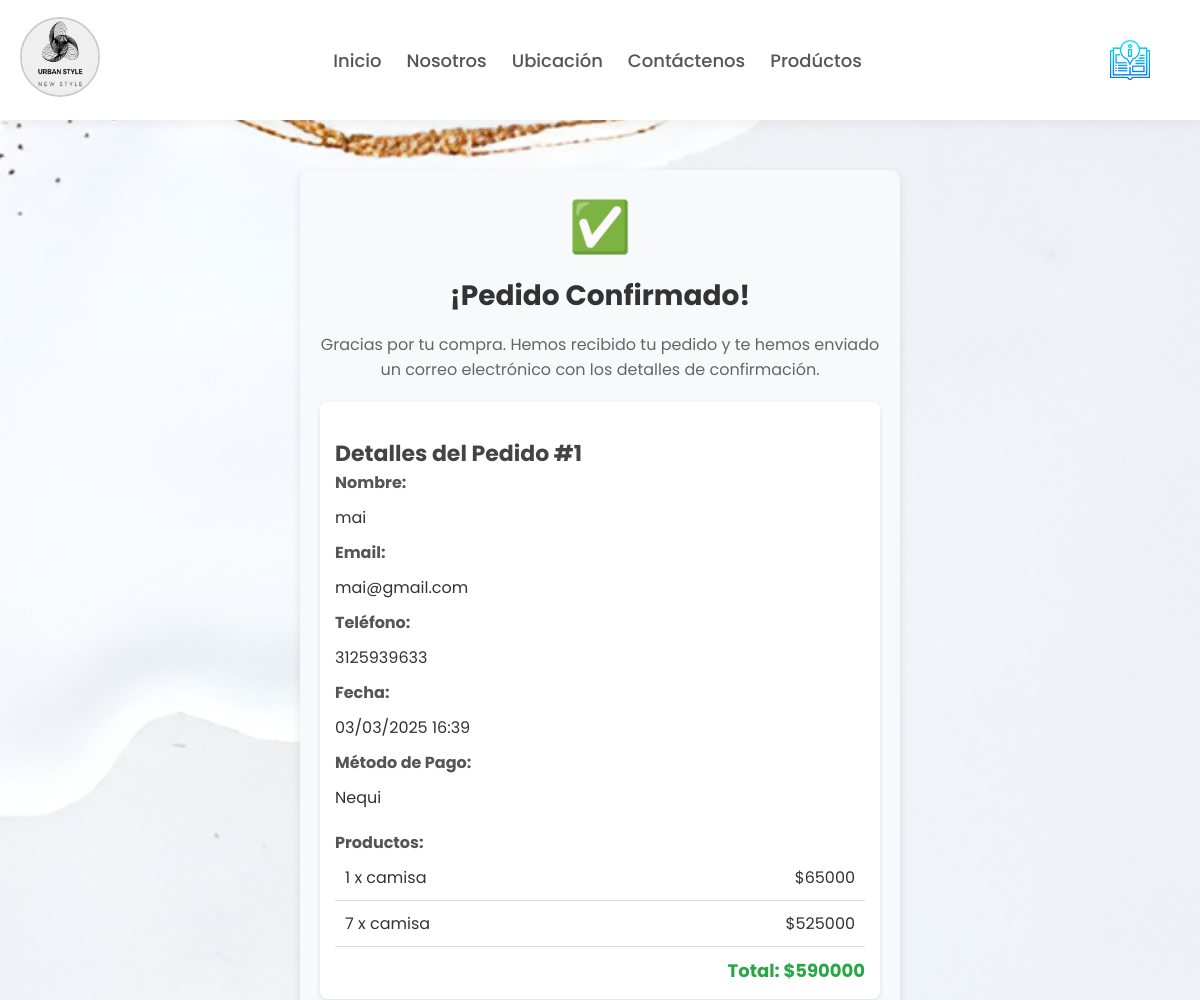
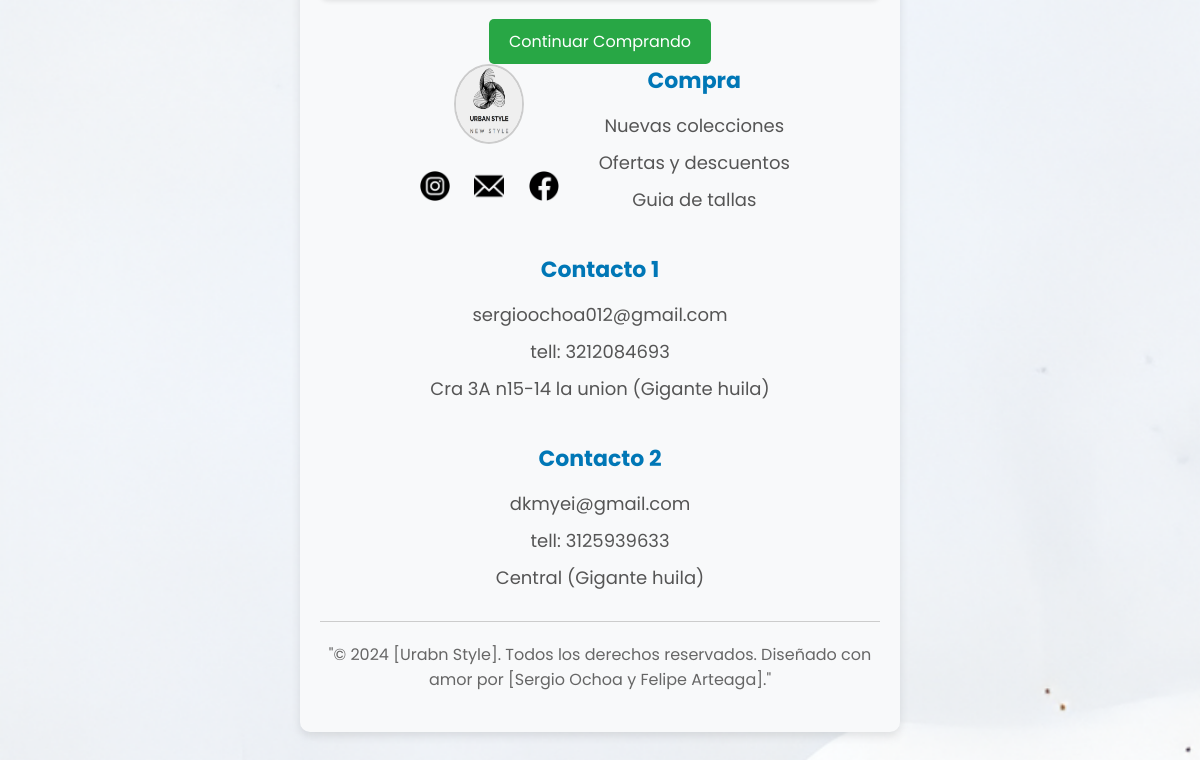
The page /confirmac/1/ on the database its author committed (2 pictures, top to bottom).
### productos/models.py (models this page shows, shortened)
class Orden(models.Model):
    usuario = models.ForeignKey(User, on_delete=models.CASCADE, null=True, blank=True)
    nombre = models.CharField(max_length=200)
    email = models.EmailField()
    telefono = models.CharField(max_length=20)
    sesion_id = models.CharField(max_length=100, null=True, blank=True)
    total = models.DecimalField(max_digits=10, decimal_places=0)
    metodo_pago = models.CharField(
        max_length=20,
        choices=[('nequi', 'Nequi'), ('bancolombia', 'Bancolombia')]
    )
    pagado = models.BooleanField(default=False)
    fecha_creacion = models.DateTimeField(auto_now_add=True)

class OrdenItem(models.Model):
    orden = models.ForeignKey(Orden, related_name='items', on_delete=models.CASCADE)
    producto = models.ForeignKey("Producto", on_delete=models.CASCADE)
    precio = models.DecimalField(max_digits=10, decimal_places=0)
    cantidad = models.IntegerField(default=1)
    def subtotal(self):
        return self.precio * self.cantidad

class Producto(models.Model):
    CATEGORIAS = [
        ('Hombre', 'Hombre'),
        ('Mujer', 'Mujer'),
    ]
    nombre = models.CharField(max_length=200)
    descripcion = models.TextField()
    precio = models.DecimalField(max_digits=10, decimal_places=0)
    foto = models.ImageField(upload_to='productos/')
    fecha_creacion = models.DateField(auto_now_add=True)
    categoria = models.CharField(max_length=10, choices=CATEGORIAS, default='Hombre')  # 👈 Campo de categoría

### productos/views.py (the view)
# urls.py: path('confirmac/<int:orden_id>/', views.confirmacion, name='confirmar'),
def confirmacion(request, orden_id):
    try:
        if request.user.is_authenticated:
            orden = Orden.objects.get(id=orden_id, usuario=request.user)
        else:
            orden = Orden.objects.get(id=orden_id, sesion_id=request.session.session_key)
        items = OrdenItem.objects.filter(orden=orden)
        return render(request, 'confirmacion.html', {
            'orden': orden,
            'items': items
        })
    except Orden.DoesNotExist:
        messages.error(request, "Orden no encontrada")
        return redirect('productos')

### productos/templates/confirmacion.html (shortened to what this page needs)
{% extends 'base.html' %}
{% load static %}
{% block content %}
<link rel="stylesheet" href="{% static 'tienda/confirmacion.css' %}">
<div class="confirmacion-container">
    <div class="confirmacion-icon">✅</div>
    <h1 class="confirmacion-titulo">¡Pedido Confirmado!</h1>
    <div class="confirmacion-mensaje">
        Gracias por tu compra. Hemos recibido tu pedido y te hemos enviado un correo electrónico con los detalles de confirmación.
    </div>
    <div class="confirmacion-detalles">
        <h2 class="resumen-titulo">Detalles del Pedido #{{ orden.id }}</h2>
        <div class="confirmacion-datos">
            <div>
                <div class="datos-titulo">Nombre:</div>
                <div>{{ orden.nombre }}</div>
            </div>
            <div>
                <div class="datos-titulo">Email:</div>
                <div>{{ orden.email }}</div>
            </div>
            <div>
                <div class="datos-titulo">Teléfono:</div>
                <div>{{ orden.telefono }}</div>
            </div>
            <div>
                <div class="datos-titulo">Fecha:</div>
                <div>{{ orden.fecha_creacion|date:"d/m/Y H:i" }}</div>
            </div>
            <div>
                <div class="datos-titulo">Método de Pago:</div>
                <div>{{ orden.get_metodo_pago_display }}</div>
            </div>
        </div>
        <div class="confirmacion-items">
            <div class="datos-titulo">Productos:</div>
            {% for item in items %}
            <div class="confirmacion-item">
                <div>{{ item.cantidad }} x {{ item.producto.nombre }}</div>
                <div>${{ item.subtotal }}</div>
            </div>
            {% endfor %}
            <div class="confirmacion-total">
                Total: ${{ orden.total }}
            </div>
        </div>
    </div>
    <div class="confirmacion-acciones">
        <a href="{% url 'productos' %}" class="btn btn-success">
            Continuar Comprando
        </a>
    </div>
    <div class="confirmacion-acc
{% endblock %}

### productos/templates/base.html (shortened to what this page needs)
{% load static %}
<!DOCTYPE html>
<html lang="es">
<head>
    <link href="https://cdnjs.cloudflare.com/ajax/libs/font-awesome/6.0.0/css/all.min.css" rel="stylesheet">
    <link rel="stylesheet" href="https://cdnjs.cloudflare.com/ajax/libs/font-awesome/6.5.2/css/all.min.css">
    <link rel="stylesheet" href="{% static 'tienda/base.css' %}">
</head>
<body>
    <header class="header">
        <div class="menu container">
            <div class="log">
                <a href="{% url 'index' %}" class="logo">
                    <img src="{% static 'images/logoyei8a.jpeg' %}" alt="Logo"></a>
            </div>
            <div class="todo">
                <div class="men">
                    <nav class="navbar">
                        <ul>
                            {% if not user.is_authenticated %}
                                <li><a href="{% url 'index' %}">Inicio</a></li>
                            {% endif %}
                            <li><a href="{% url 'nosotros' %}">Nosotros</a></li>
                            <li><a href="{% url 'mapanoti' %}">Ubicación</a></li>
                            <li><a href="{% url 'contactenos' %}">Contáctenos</a></li>
                            <li><a href="{% url 'productos' %}">Prodúctos</a></li>
                        </ul>
                    </nav>
                </div>
            </div>
            <div class="iconos">
                <a href="{% url 'manual' %}" class="icono-manual">
                    <img src="{% static 'images/manu.png' %}" alt="Manual de usuario">
                </a>
    </header>
    <main>
        {% block content %}{% endblock %}
    </main>
    <footer class="footer">
        <div class="containerf">
             <div class="footer-links">
                <div class="link-img">
                    <a href="{% url 'index' %}" class="logo">
                        <img src="{% static 'images/logoyei8a.jpeg' %}" alt="Logo"></a>
                    <div class="socials-2">
                        <a href="#"><img src="{% static 'images/instagram.png' %}" alt=""></a>
                        <a href="#"><img src="{% static 'images/correo-electronico.png' %}" alt=""></a>
                        <a href="#"><img src="{% static 'images/facebook.png' %}" alt=""></a>
                    </div>
                </div>
                <div class="link">
                    <h3>Compra</h3>
                    <ul>
                        <li><a href="#">Nuevas colecciones</a></li>
                        <li><a href="#">Ofertas y descuentos</a></li>
                        <li><a href="#">Guia de tallas</a></li>
                    </ul>
                </div>
                <div class="link">
                    <h3>Contacto 1</h3>
                    <ul>
                        <li><a href="#">sergioochoa012@gmail.com</a></li>
                        <li><a href="#">tell: 3212084693</a></li>
                        <li><a href="#">Cra 3A n15-14 la union (Gigante huila)</a></li>
                    </ul>
                </div>
                <div class="link">
                    <h3>Contacto 2</h3>
                    <ul>
                        <li><a href="#">dkmyei@gmail.com</a></li>
                        <li><a href="#">tell: 3125939633</a></li>
                        <li><a href="#">Central (Gigante huila)</a></li>
                    </ul>
                </div>
            </div>
            <div class="footer-copy">
                <p>"© 2024 [Urabn Style]. Todos los derechos reservados. Diseñado con amor por [Sergio Ochoa y Felipe Arteaga]."</p>
            </div>
        </div>
</body>
</html>

### productos/static/tienda/base.css (style rules this page uses)
* { margin: 0; padding: 0; box-sizing: border-box; text-decoration: none; list-style: none; font-family: "Poppins", sans-serif; }
body { background-image: url('../images/fondo5.png'); background-repeat: no-repeat; background-size: cover; background-attachment: fixed; color: #333; display: flex; flex-direction: column; min-height: 100vh; }
.container { max-width: 1200px; margin: 0 auto; flex: 1; padding: 0 20px; }
.header { background: white; box-shadow: 0px 4px 10px rgba(0, 0, 0, 0.05); min-height: 15vh; display: flex; align-items: center; padding: 15px 0; }
.todo { display: flex; gap: 30px; }
.menu { display: flex; justify-content: end; justify-content: space-between; align-items: center; width: 100%; }
.iconos { display: flex; gap: 30px; }
.logo img { width: 80px; height: 80px; border-radius: 50%; border: 2px solid #ccc; }
.icono-manual { display: inline-block; margin-left: 15px; }
.icono-manual img { width: 40px; height: auto; vertical-align: middle; transition: transform 0.3s ease-in-out; }
.menu .navbar ul { display: flex; gap: 25px; }
.menu .navbar ul li a { font-size: 18px; color: #555; font-weight: 500; transition: color 0.3s ease-in-out; text-decoration: none; }
.footer-links { display: flex; justify-content: center; flex-wrap: wrap; gap: 30px; margin-bottom: 20px; }
.link-img img { width: 70px; margin-bottom: 10px; }
.socials-2 img { width: 30px; margin: 10px; }
.link h3 { font-size: 22px; color: #0077B6; margin-bottom: 15px; }
.link a { font-size: 18px; color: #555; display: block; margin-bottom: 10px; transition: color 0.3s ease-in-out; }
.footer-copy { padding: 20px 0; border-top: 1px solid #ccc; }
.footer-copy p { color: #666; font-size: 16px; }

### productos/static/tienda/confirmacion.css (style rules this page uses)
.confirmacion-container { max-width: 600px; margin: 50px auto; padding: 20px; text-align: center; background-color: #f8f9fa; border-radius: 10px; box-shadow: 0px 4px 10px rgba(0, 0, 0, 0.1); }
.confirmacion-icon { font-size: 50px; color: #28a745; margin-bottom: 10px; }
.confirmacion-titulo { font-size: 28px; font-weight: bold; color: #333; }
.resumen-titulo { font-size: 22px; font-weight: bold; margin-top: 20px; color: #444; }
.confirmacion-mensaje { font-size: 16px; color: #666; margin: 15px 0; }
.confirmacion-detalles { text-align: left; margin-top: 20px; background: #fff; padding: 15px; border-radius: 8px; box-shadow: 0px 2px 5px rgba(0, 0, 0, 0.1); }
.confirmacion-datos div { margin-bottom: 10px; }
.datos-titulo { font-weight: bold; color: #555; }
.confirmacion-items { margin-top: 20px; }
.confirmacion-item { display: flex; justify-content: space-between; padding: 10px; border-bottom: 1px solid #ddd; }
.confirmacion-total { font-size: 18px; font-weight: bold; color: #28a745; text-align: right; margin-top: 10px; }
.confirmacion-acciones { margin-top: 20px; }
.btn-success { display: inline-block; padding: 10px 20px; background-color: #28a745; color: white; text-decoration: none; border-radius: 5px; transition: background 0.3s ease; }

### rows shown on the page
Orden: id "1", nombre "mai", email "mai@gmail.com", telefono "3125939633", fecha_creacion "03/03/2025 16:39", metodo_pago "Nequi", total "590000"
OrdenItem: cantidad "1", producto.nombre "camisa", subtotal "65000"
OrdenItem: cantidad "7", producto.nombre "camisa", subtotal "525000"
